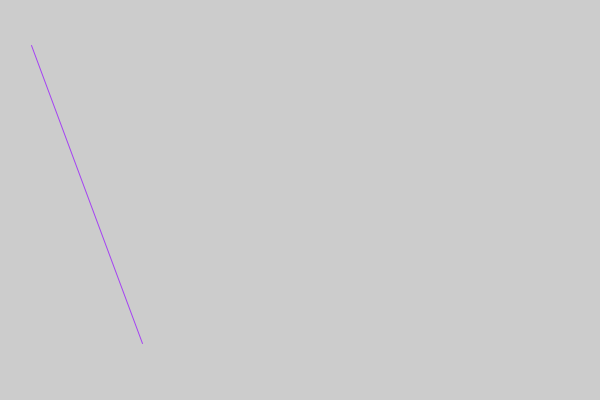
Frame 1 (no input)
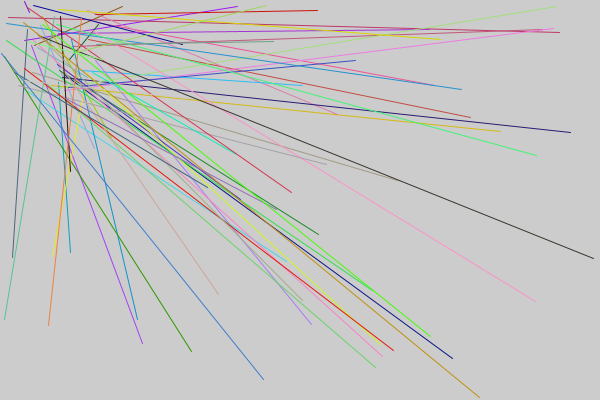
Frame 60 (the mouse pressed at the canvas centre just before this capture)
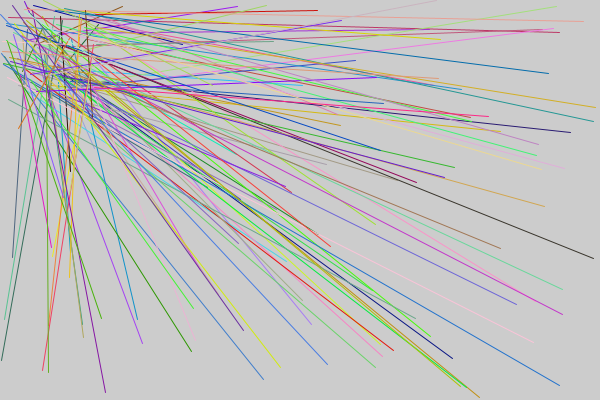
Frame 120 (the mouse held since frame 60 and released just before this capture)

The Processing sketch that drew these frames (run headless with seeded random() and noise(); from frame 60 on, the mouse is pressed at the canvas centre):

// Processing sketch: draw_line
// ── draw_line.pde
void setup() {
  size(600, 400); // 시작 창 크기 설정
  println("in setup");
}
// 시작 시 setup을 호출하고
void draw() {
  stroke(random(255), random(255), random(255));
  line(random(600),random(400),random(100), random(100));
  //line(0,0,random(100), random(100));
  // line(0,0,600,400); // 시작 창에 그림 그리기
  println("in draw");
}
// 그 뒤로는 계속 draw를 호출하게 됨

//play 시 창이 뜨게 됨 그 창의 크기는 100, 100임
